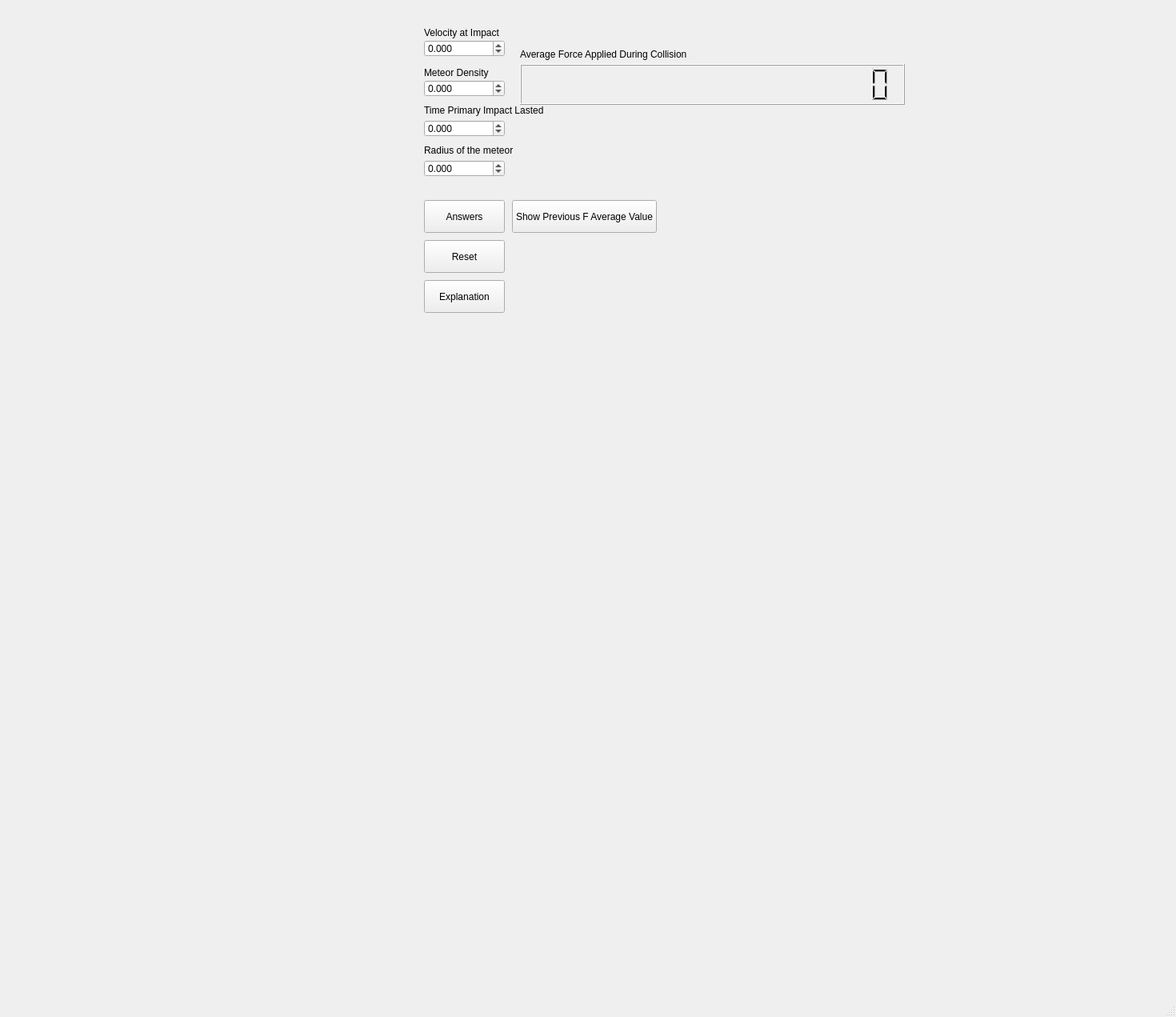
<?xml version="1.0" encoding="UTF-8"?>
<ui version="4.0">
 <class>MainWindow</class>
 <widget class="QMainWindow" name="MainWindow">
  <property name="geometry">
   <rect>
    <x>0</x>
    <y>0</y>
    <width>1470</width>
    <height>1271</height>
   </rect>
  </property>
  <property name="windowTitle">
   <string>MainWindow</string>
  </property>
  <widget class="QWidget" name="centralwidget">
   <widget class="QLabel" name="label">
    <property name="geometry">
     <rect>
      <x>10</x>
      <y>0</y>
      <width>521</width>
      <height>411</height>
     </rect>
    </property>
    <property name="text">
     <string/>
    </property>
    <property name="pixmap">
     <pixmap>../../../Downloads/Meteor.jpg</pixmap>
    </property>
   </widget>
   <widget class="QLabel" name="label_2">
    <property name="geometry">
     <rect>
      <x>530</x>
      <y>30</y>
      <width>111</width>
      <height>21</height>
     </rect>
    </property>
    <property name="text">
     <string>Velocity at Impact</string>
    </property>
   </widget>
   <widget class="QDoubleSpinBox" name="doubleSpinBox">
    <property name="geometry">
     <rect>
      <x>530</x>
      <y>50</y>
      <width>101</width>
      <height>21</height>
     </rect>
    </property>
    <property name="decimals">
     <number>3</number>
    </property>
    <property name="minimum">
     <double>-99999999999.000000000000000</double>
    </property>
    <property name="maximum">
     <double>9999999999.000000000000000</double>
    </property>
   </widget>
   <widget class="QLabel" name="label_3">
    <property name="geometry">
     <rect>
      <x>530</x>
      <y>80</y>
      <width>91</width>
      <height>21</height>
     </rect>
    </property>
    <property name="text">
     <string>Meteor Density</string>
    </property>
   </widget>
   <widget class="QDoubleSpinBox" name="doubleSpinBox_2">
    <property name="geometry">
     <rect>
      <x>530</x>
      <y>100</y>
      <width>101</width>
      <height>21</height>
     </rect>
    </property>
    <property name="decimals">
     <number>3</number>
    </property>
    <property name="minimum">
     <double>-9999999.000000000000000</double>
    </property>
    <property name="maximum">
     <double>999999.000000000000000</double>
    </property>
   </widget>
   <widget class="QLabel" name="label_5">
    <property name="geometry">
     <rect>
      <x>530</x>
      <y>130</y>
      <width>151</width>
      <height>16</height>
     </rect>
    </property>
    <property name="text">
     <string>Time Primary Impact Lasted</string>
    </property>
   </widget>
   <widget class="QDoubleSpinBox" name="doubleSpinBox_4">
    <property name="geometry">
     <rect>
      <x>530</x>
      <y>150</y>
      <width>101</width>
      <height>21</height>
     </rect>
    </property>
    <property name="decimals">
     <number>3</number>
    </property>
    <property name="minimum">
     <double>-9999.000000000000000</double>
    </property>
    <property name="maximum">
     <double>99999.990000000005239</double>
    </property>
   </widget>
   <widget class="QPushButton" name="pushButton">
    <property name="geometry">
     <rect>
      <x>530</x>
      <y>250</y>
      <width>101</width>
      <height>41</height>
     </rect>
    </property>
    <property name="text">
     <string>Answers</string>
    </property>
   </widget>
   <widget class="QDoubleSpinBox" name="doubleSpinBox_3">
    <property name="geometry">
     <rect>
      <x>530</x>
      <y>200</y>
      <width>101</width>
      <height>21</height>
     </rect>
    </property>
    <property name="decimals">
     <number>3</number>
    </property>
    <property name="minimum">
     <double>-99999.000000000000000</double>
    </property>
    <property name="maximum">
     <double>999999.989999999990687</double>
    </property>
   </widget>
   <widget class="QLabel" name="label_4">
    <property name="geometry">
     <rect>
      <x>530</x>
      <y>180</y>
      <width>111</width>
      <height>16</height>
     </rect>
    </property>
    <property name="text">
     <string>Radius of the meteor</string>
    </property>
   </widget>
   <widget class="QLCDNumber" name="lcdNumber">
    <property name="geometry">
     <rect>
      <x>650</x>
      <y>80</y>
      <width>481</width>
      <height>51</height>
     </rect>
    </property>
    <property name="digitCount">
     <number>20</number>
    </property>
   </widget>
   <widget class="QLabel" name="label_6">
    <property name="geometry">
     <rect>
      <x>650</x>
      <y>60</y>
      <width>221</width>
      <height>16</height>
     </rect>
    </property>
    <property name="text">
     <string>Average Force Applied During Collision</string>
    </property>
   </widget>
   <widget class="QPushButton" name="pushButton_2">
    <property name="geometry">
     <rect>
      <x>530</x>
      <y>300</y>
      <width>101</width>
      <height>41</height>
     </rect>
    </property>
    <property name="text">
     <string>Reset</string>
    </property>
   </widget>
   <widget class="QPushButton" name="pushButton_3">
    <property name="geometry">
     <rect>
      <x>530</x>
      <y>350</y>
      <width>101</width>
      <height>41</height>
     </rect>
    </property>
    <property name="text">
     <string>Explanation</string>
    </property>
   </widget>
   <widget class="QPushButton" name="pushButton_4">
    <property name="geometry">
     <rect>
      <x>640</x>
      <y>250</y>
      <width>181</width>
      <height>41</height>
     </rect>
    </property>
    <property name="text">
     <string>Show Previous F Average Value</string>
    </property>
   </widget>
  </widget>
  <widget class="QMenuBar" name="menubar">
   <property name="geometry">
    <rect>
     <x>0</x>
     <y>0</y>
     <width>1470</width>
     <height>21</height>
    </rect>
   </property>
  </widget>
  <widget class="QStatusBar" name="statusbar"/>
 </widget>
 <resources/>
 <connections/>
</ui>
